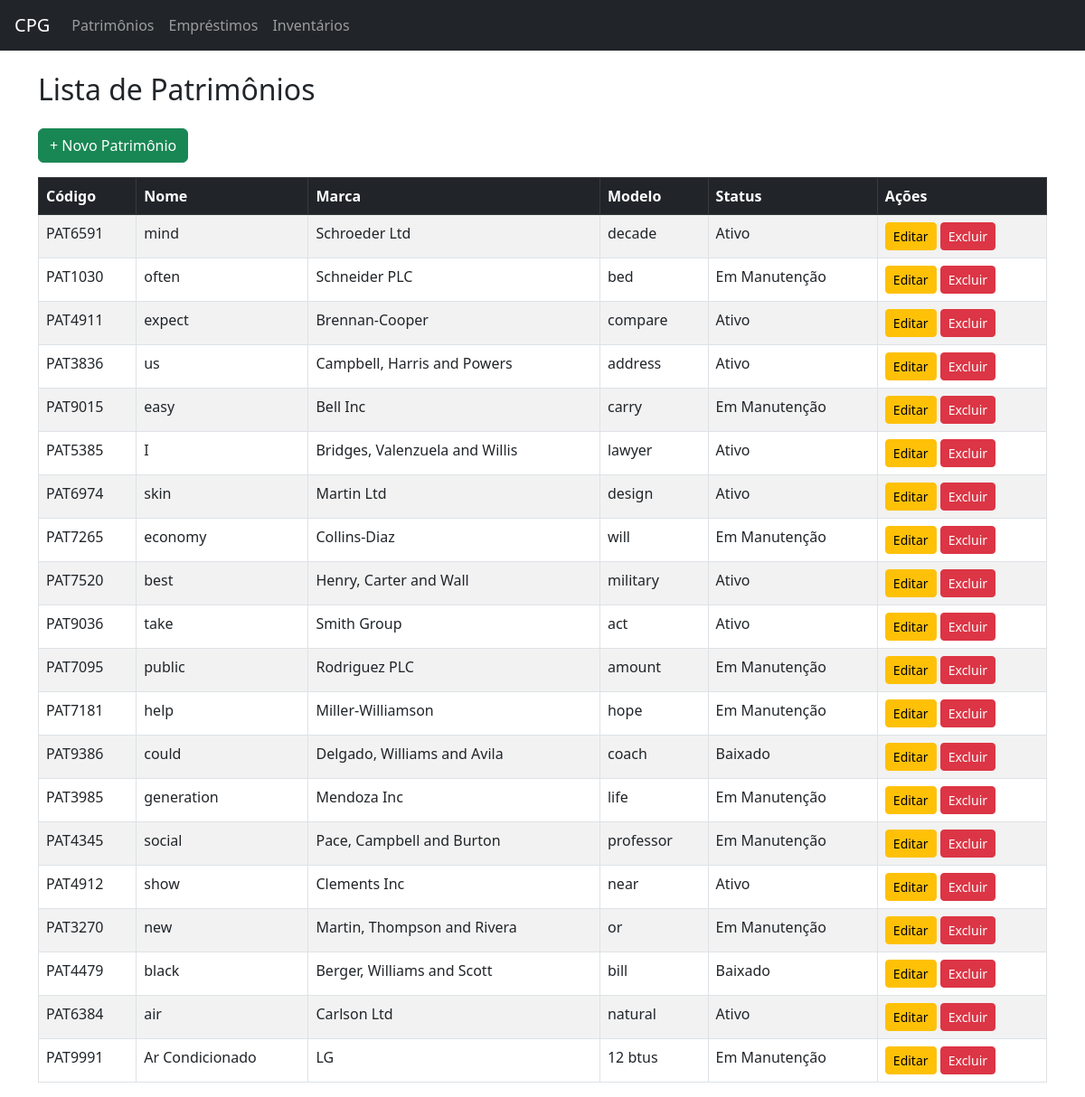
/sistema/patrimonios/, run on an earlier commit of the app's database.
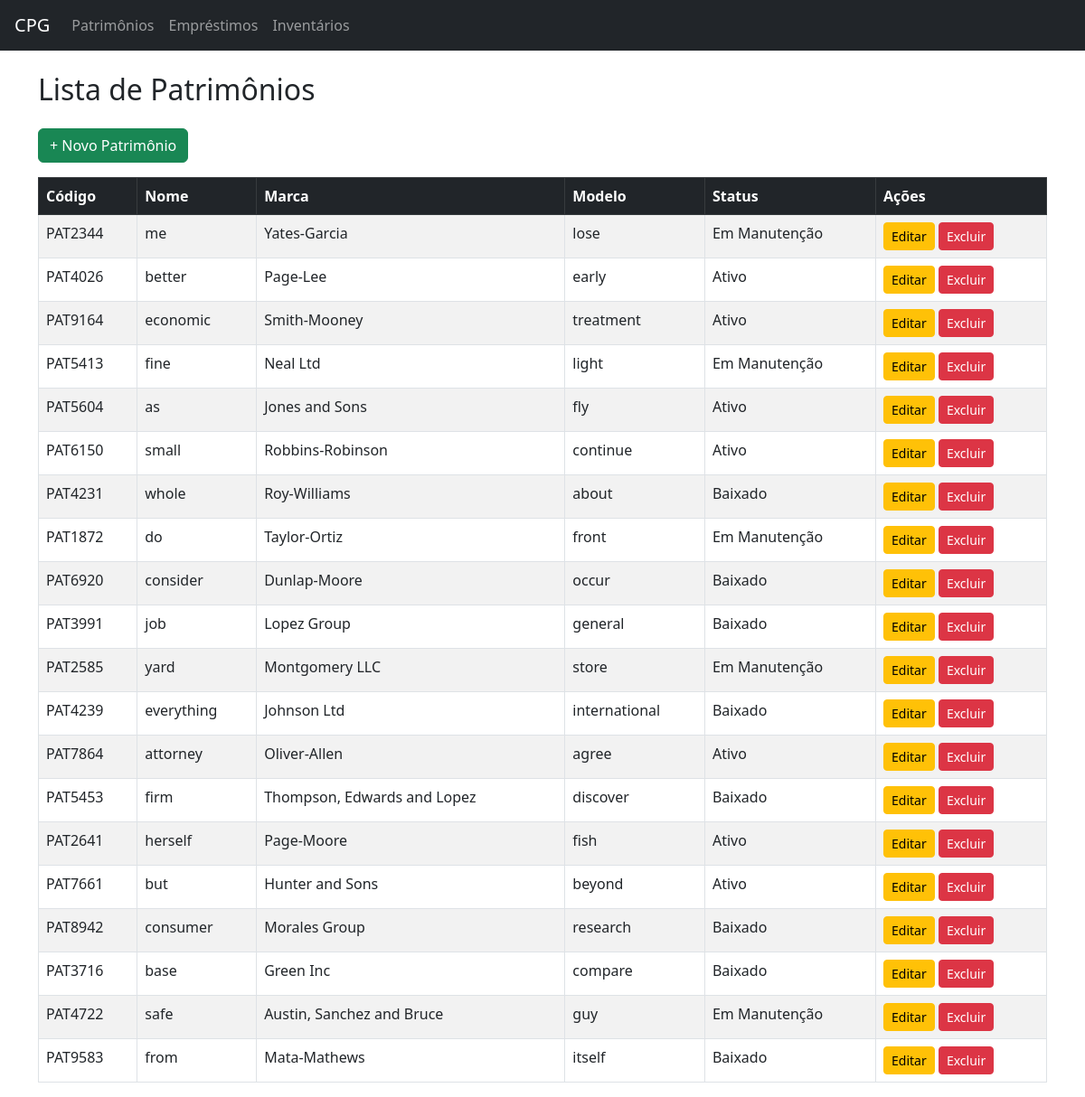
And on a later commit of the database.
### patrimonio/models.py (models this page shows, shortened)
class Patrimonio(models.Model):
    pat_codigo = models.CharField(max_length=20, unique=True)  # Código de tombamento
    pat_nome = models.CharField(max_length=100)
    pat_marca = models.CharField(max_length=100)
    pat_modelo = models.CharField(max_length=100)
    pat_nse = models.CharField(max_length=50, unique=True)
    pat_data_registrado = models.DateField()
    pat_data_aquisicao = models.DateField()
    pat_valor = models.FloatField()
    pat_descricao = models.TextField(blank=True, null=True)
    pat_categoria = models.CharField(max_length=100)
    pat_status = models.CharField(
        max_length=20,
        choices=[('ativo', 'Ativo'), ('manutencao', 'Em Manutenção'), ('baixado', 'Baixado')],
        default='ativo'
    )

### patrimonio/views.py (the view)
# urls.py: path('patrimonios/', views.listar_patrimonios, name='listar_patrimonios'),
def listar_patrimonios(request):
    patrimonios = Patrimonio.objects.all()
    return render(request, 'patrimonios/listar_patrimonios.html', {'patrimonios': patrimonios})

### patrimonio/templates/patrimonios/listar_patrimonios.html (shortened to what this page needs)
{% extends 'patrimonios/base.html' %}
{% block content %}
<h2 class="mb-4">Lista de Patrimônios</h2>
<a href="{% url 'criar_patrimonio' %}" class="btn btn-success mb-3">+ Novo Patrimônio</a>
<table class="table table-striped table-bordered">
    <thead class="table-dark">
        <tr>
            <th>Código</th>
            <th>Nome</th>
            <th>Marca</th>
            <th>Modelo</th>
            <th>Status</th>
            <th>Ações</th>
        </tr>
    </thead>
    <tbody>
        {% for patrimonio in patrimonios %}
        <tr>
            <td>{{ patrimonio.pat_codigo }}</td>
            <td>{{ patrimonio.pat_nome }}</td>
            <td>{{ patrimonio.pat_marca }}</td>
            <td>{{ patrimonio.pat_modelo }}</td>
            <td>{{ patrimonio.get_pat_status_display }}</td>
            <td>
                <a href="{% url 'editar_patrimonio' patrimonio.id %}" class="btn btn-sm btn-warning">Editar</a>
                <a href="{% url 'excluir_patrimonio' patrimonio.id %}" class="btn btn-sm btn-danger"
                   onclick="return confirm('Tem certeza que deseja excluir este patrimônio?');">Excluir</a>
            </td>
        </tr>
        {% empty %}
        <tr>
            <td colspan="6" class="text-center">Nenhum patrimônio cadastrado.</td>
        </tr>
        {% endfor %}
    </tbody>
</table>
{% endblock %}

### patrimonio/templates/patrimonios/base.html (shortened to what this page needs)
<!DOCTYPE html>
<html lang="pt-br">
<head>
    <link href="https://cdn.jsdelivr.net/npm/bootstrap@5.3.0/dist/css/bootstrap.min.css" rel="stylesheet">
</head>
<body>
    <nav class="navbar navbar-expand-lg navbar-dark bg-dark px-3 mb-4">
        <a class="navbar-brand" href="#">CPG</a>
        <div class="collapse navbar-collapse">
            <ul class="navbar-nav">
                <li class="nav-item"><a class="nav-link" href="{% url 'listar_patrimonios' %}">Patrimônios</a></li>
                                    <li class="nav-item"><a class="nav-link" href="{% url 'listar_emprestimos' %}">Empréstimos</a></li>
                                    <li class="nav-item"><a class="nav-link" href="{% url 'listar_inventarios' %}">Inventários</a></li>
            </ul>
        </div>
    </nav>
    <div class="container">
        {% block content %}
        {% endblock %}
    </div>
</body>
</html>

What changed in the data, as far as the page shows it:
removed Patrimonio: pat_codigo "PAT7265", pat_nome "economy", pat_marca "Collins-Diaz", pat_modelo "will", pat_status "Em Manutenção"
removed Patrimonio: pat_codigo "PAT7181", pat_nome "help", pat_marca "Miller-Williamson", pat_modelo "hope", pat_status "Em Manutenção"
removed Patrimonio: pat_codigo "PAT3985", pat_nome "generation", pat_marca "Mendoza Inc", pat_modelo "life", pat_status "Em Manutenção"
removed Patrimonio: pat_codigo "PAT6384", pat_nome "air", pat_marca "Carlson Ltd", pat_modelo "natural", pat_status "Ativo"
removed Patrimonio: pat_codigo "PAT9991", pat_nome "Ar Condicionado", pat_marca "LG", pat_modelo "12 btus", pat_status "Em Manutenção"
added Patrimonio: pat_codigo "PAT2344", pat_nome "me", pat_marca "Yates-Garcia", pat_modelo "lose", pat_status "Em Manutenção"
added Patrimonio: pat_codigo "PAT4026", pat_nome "better", pat_marca "Page-Lee", pat_modelo "early", pat_status "Ativo"
changed Patrimonio: pat_codigo "PAT6591" → "PAT9164"; pat_nome "mind" → "economic"; pat_marca "Schroeder Ltd" → "Smith-Mooney"; pat_modelo "decade" → "treatment"
changed Patrimonio: pat_codigo "PAT1030" → "PAT5413"; pat_nome "often" → "fine"; pat_marca "Schneider PLC" → "Neal Ltd"; pat_modelo "bed" → "light"
changed Patrimonio: pat_codigo "PAT4911" → "PAT5604"; pat_nome "expect" → "as"; pat_marca "Brennan-Cooper" → "Jones and Sons"; pat_modelo "compare" → "fly"
changed Patrimonio: pat_codigo "PAT3836" → "PAT6150"; pat_nome "us" → "small"; pat_marca "Campbell, Harris and Powers" → "Robbins-Robinson"; pat_modelo "address" → "continue"
changed Patrimonio: pat_codigo "PAT9015" → "PAT4231"; pat_nome "easy" → "whole"; pat_marca "Bell Inc" → "Roy-Williams"; pat_modelo "carry" → "about"; pat_status "Em Manutenção" → "Baixado"
changed Patrimonio: pat_codigo "PAT5385" → "PAT1872"; pat_nome "I" → "do"; pat_marca "Bridges, Valenzuela and Willis" → "Taylor-Ortiz"; pat_modelo "lawyer" → "front"; pat_status "Ativo" → "Em Manutenção"
changed Patrimonio: pat_codigo "PAT6974" → "PAT6920"; pat_nome "skin" → "consider"; pat_marca "Martin Ltd" → "Dunlap-Moore"; pat_modelo "design" → "occur"; pat_status "Ativo" → "Baixado"
added Patrimonio: pat_codigo "PAT3991", pat_nome "job", pat_marca "Lopez Group", pat_modelo "general", pat_status "Baixado"
changed Patrimonio: pat_codigo "PAT7520" → "PAT2585"; pat_nome "best" → "yard"; pat_marca "Henry, Carter and Wall" → "Montgomery LLC"; pat_modelo "military" → "store"; pat_status "Ativo" → "Em Manutenção"
changed Patrimonio: pat_codigo "PAT9036" → "PAT4239"; pat_nome "take" → "everything"; pat_marca "Smith Group" → "Johnson Ltd"; pat_modelo "act" → "international"; pat_status "Ativo" → "Baixado"
changed Patrimonio: pat_codigo "PAT7095" → "PAT7864"; pat_nome "public" → "attorney"; pat_marca "Rodriguez PLC" → "Oliver-Allen"; pat_modelo "amount" → "agree"; pat_status "Em Manutenção" → "Ativo"
added Patrimonio: pat_codigo "PAT5453", pat_nome "firm", pat_marca "Thompson, Edwards and Lopez", pat_modelo "discover", pat_status "Baixado"
changed Patrimonio: pat_codigo "PAT9386" → "PAT2641"; pat_nome "could" → "herself"; pat_marca "Delgado, Williams and Avila" → "Page-Moore"; pat_modelo "coach" → "fish"; pat_status "Baixado" → "Ativo"
added Patrimonio: pat_codigo "PAT7661", pat_nome "but", pat_marca "Hunter and Sons", pat_modelo "beyond", pat_status "Ativo"
changed Patrimonio: pat_codigo "PAT4345" → "PAT8942"; pat_nome "social" → "consumer"; pat_marca "Pace, Campbell and Burton" → "Morales Group"; pat_modelo "professor" → "research"; pat_status "Em Manutenção" → "Baixado"
changed Patrimonio: pat_codigo "PAT4912" → "PAT3716"; pat_nome "show" → "base"; pat_marca "Clements Inc" → "Green Inc"; pat_modelo "near" → "compare"; pat_status "Ativo" → "Baixado"
changed Patrimonio: pat_codigo "PAT3270" → "PAT4722"; pat_nome "new" → "safe"; pat_marca "Martin, Thompson and Rivera" → "Austin, Sanchez and Bruce"; pat_modelo "or" → "guy"
changed Patrimonio: pat_codigo "PAT4479" → "PAT9583"; pat_nome "black" → "from"; pat_marca "Berger, Williams and Scott" → "Mata-Mathews"; pat_modelo "bill" → "itself"
